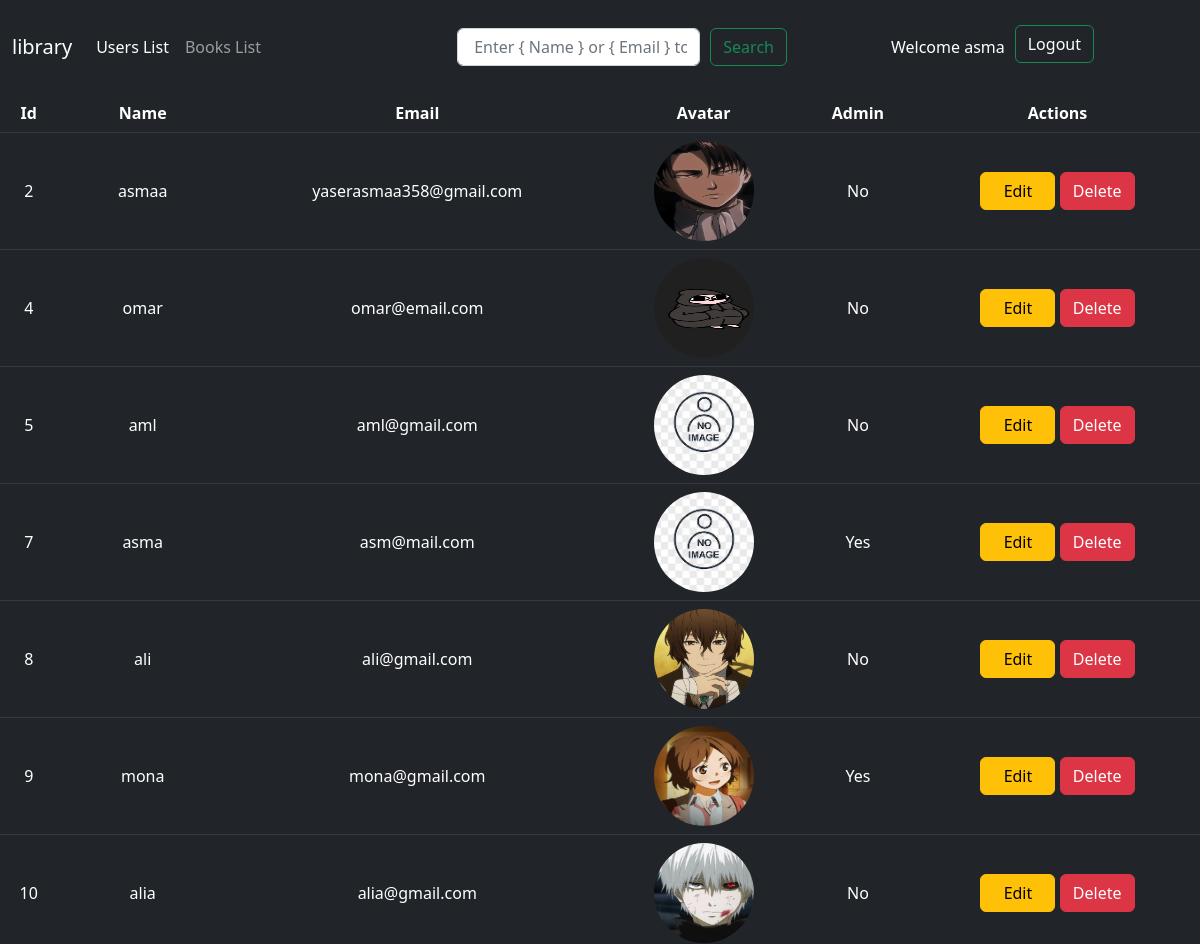
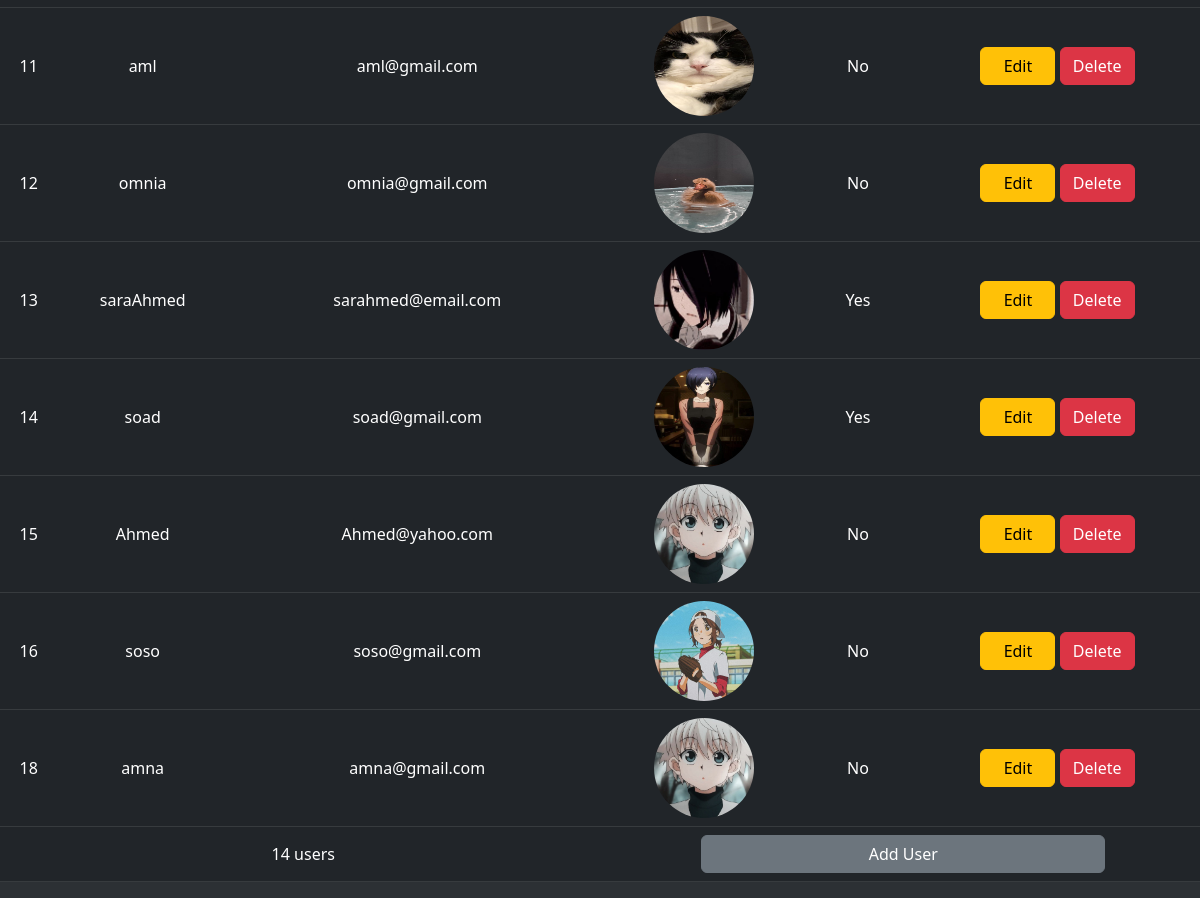
/admin/users/list.php (signed in), run on the app's committed database (2 pictures, top to bottom).
### tables this page shows
CREATE TABLE `user` (
  `userId` int(11) NOT NULL,
  `userName` varchar(200) DEFAULT NULL,
  `userEmail` varchar(255) NOT NULL,
  `userPass` char(40) NOT NULL,
  `Avatar` text NOT NULL,
  `Admin` tinyint(1) NOT NULL DEFAULT 0,
  `created_At` timestamp NOT NULL DEFAULT current_timestamp(),
  `updated_At` datetime DEFAULT current_timestamp()
);

### admin/users/list.php (the view, shortened to what this page needs)
<?php
$welcome = '';
$log = '';
if ($_SESSION['id']) {
    $welcome .= ' <p class="logy"> Welcome ' . $_SESSION['name'] . '</p>';
    $log .= ' <button class="btn btn-outline-success"><a href="../../logout.php">Logout </a></button>';
} else {
    header("Location:../../index.php");
    exit;
}
$server = 'localhost';
$user = 'root';
$pass = '';
$db = 'jumia';
$conn = mysqli_connect($server, $user, $pass, $db);
$query = " SELECT * FROM `user` ";
$result = mysqli_query($conn, $query);
?>
<html>
<head>
    <link rel="stylesheet" href="../../css/bootstrap.min.css">
    <link rel="stylesheet" href="../../css/style1.css">
</head>
<body>
    <nav class="navbar navbar-expand-lg navbar-dark bg-dark">
        <div class="container-fluid">
            <a class="navbar-brand" href="../books/home.php">library</a>
            <div class="collapse navbar-collapse" id="navbarScroll">
                <ul class="navbar-nav me-auto my-2 my-lg-0 navbar-nav-scroll" style="--bs-scroll-height: 100px;">
                    <li class="nav-item">
                        <a class="nav-link active" aria-current="page" href="list.php">Users List</a>
                    </li>
                    <li class="nav-item">
                        <a class="nav-link" href="../books/booklist.php">Books List</a>
                    </li>
                </ul>
                <form method="GET" class="d-flex d-flex1" role="search">
                    <input class="form-control form-control1" type="text" name="search" placeholder=" Enter { Name } or { Email } to Search " />
                    <input class="btn btn-outline-success" type="submit" value="Search">
                </form>
                <ul class="navbar-nav me-auto my-2 my-lg-0 navbar-nav-scroll" style="--bs-scroll-height: 100px;">
                    <li class="nav-item">
                        <?php echo $welcome; ?>
                    </li>
                    <li class="nav-item">
                        <?php echo $log; ?>
                    </li>
                </ul>
            </div>
        </div>
    </nav>
    <table class="table table-dark table-striped">
        <thead>
            <tr>
                <th> Id </th>
                <th> Name </th>
                <th> Email </th>
                <th>Avatar</th>
                <th> Admin </th>
                <th> Actions </th>
            <tr>
                <thead>
                    <?php
                    while ($row = mysqli_fetch_assoc($result)) {
                    ?>
                        <tr>
                            <td> <?= $row['userId'] ?> </td>
                            <td> <?= $row['userName'] ?> </td>
                            <td> <?= $row['userEmail'] ?> </td>
                            <td><?php if ($row['Avatar']) { ?><img src="../../uploads/<?= $row['Avatar'] ?>" style="width: 100px; height: 100px; border-radius:50px" /> <?php } else { ?> <img src="../../uploads/noimage.png?>" style="width: 100px; height: 100px; border-radius:50px" /> <?php } ?></td>
                            <td> <?= ($row['Admin']) ? ' Yes ' : ' No ' ?> </td>
                            <td> <a href="edit.php?id=<?= $row['userId'] ?> "><button type='button' class='btn btn-warning btn1'>Edit</button> </a> <a href="delete.php?id=<?= $row['userId'] ?>"> <button type='button' class='btn btn-danger btn1'>Delete</button></a> </td>
                        </tr>
                    <?php
                    }
                    ?>
                <tfoot>
                    <tr>
                        <td colspan=" 3 " style=" text-align : center "> <?= mysqli_num_rows($result) ?> users</td>
                        <td colspan=" 4 " style=" text-align : center "> <a href="add.php"> <button type='button' class='btn btn-secondary add'>Add User</button> </a> </td>
                    </tr>
                </tfoot>
    </table>
</body>
</html>

### css/style1.css (style rules this page uses)
a { color: white; text-decoration: none; }
.logy { margin: 10px; color: white; }
.form-control1 { margin-right: 10px; }
.d-flex1 { width: 30%; border: 10px; margin: 20px auto; }
th, td { text-align: center; }
td { vertical-align: middle; }
.btn1 { width: 75px; }
.add { width: 70%; }

### admin/users/list.php (style rules this page uses)
body { background-color: #2c3034; }

### data on the page
user: userId "2", userName "asmaa", userEmail "yaserasmaa358@gmail.com", Avatar (picture), Admin "No"
user: userId "4", userName "omar", userEmail "omar@email.com", Avatar (picture), Admin "No"
user: userId "5", userName "aml", userEmail "aml@gmail.com", Admin "No"
user: userId "7", userName "asma", userEmail "asm@mail.com", Admin "Yes"
user: userId "8", userName "ali", userEmail "ali@gmail.com", Avatar (picture), Admin "No"
user: userId "9", userName "mona", userEmail "mona@gmail.com", Avatar (picture), Admin "Yes"
user: userId "10", userName "alia", userEmail "alia@gmail.com", Avatar (picture), Admin "No"
user: userId "11", userName "aml", userEmail "aml@gmail.com", Avatar (picture), Admin "No"
user: userId "12", userName "omnia", userEmail "omnia@gmail.com", Avatar (picture), Admin "No"
user: userId "13", userName "saraAhmed", userEmail "sarahmed@email.com", Avatar (picture), Admin "Yes"
user: userId "14", userName "soad", userEmail "soad@gmail.com", Avatar (picture), Admin "Yes"
user: userId "15", userName "Ahmed", userEmail "Ahmed@yahoo.com", Avatar (picture), Admin "No"
user: userId "16", userName "soso", userEmail "soso@gmail.com", Avatar (picture), Admin "No"
user: userId "18", userName "amna", userEmail "amna@gmail.com", Avatar (picture), Admin "No"

### other printed values
$_SESSION['name'] "asma"
mysqli_num_rows($result) "14"
